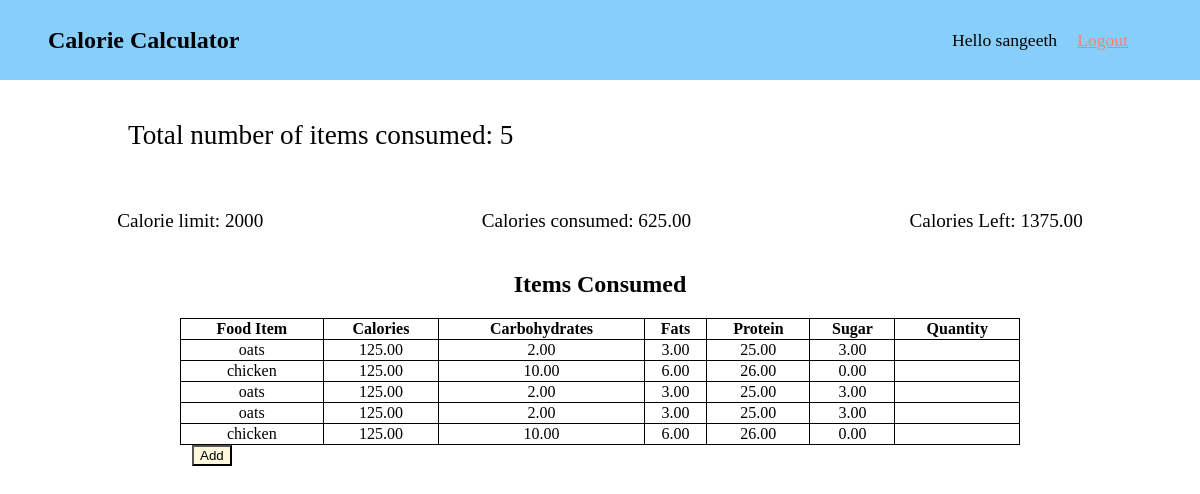
Screenshot of /homepage/ (signed in) with the database file from the repository.
### Fitfeed/models.py (models this page shows, shortened)
class Fooditems(models.Model):
    name = models.CharField(max_length=255, unique=True)
    calories = models.DecimalField(max_digits=5, decimal_places=2)
    category = models.ManyToManyField(Category)
    carbohydrates = models.DecimalField(max_digits=5, decimal_places=2)
    fats = models.DecimalField(max_digits=5, decimal_places=2)
    sugar = models.DecimalField(max_digits=5, decimal_places=2)
    protein = models.DecimalField(max_digits=5, decimal_places=2)

### Fitfeed/views.py (the view)
# urls.py: path('homepage/', HomepageView.as_view(), name='homepage'),
class HomepageView(View):
    @method_decorator(login_required(login_url=LOGIN_REDIRECT_URL))
    def get(self, request):
        return homepagelogic(request)

### Fitfeed/views.py (called while the page is built)
def homepagelogic(request):
    total_calories = 0
    items_consumed = 0
    calorie_limit = 2000
    total_fooditems = []
    fooditems = Consumeditems.objects.filter(user=request.user)
    for items in fooditems:
        fooditem = items.fooditem.all()
        for item in fooditem:
            total_fooditems.append(item)
            total_calories += item.calories
            items_consumed += 1
    calories_left = calorie_limit - total_calories
    context = {
        "user_name": request.user.username,
        "fooditems": total_fooditems,
        "total_calories": total_calories,
        "calories_left": calories_left,
        "items_consumed": items_consumed,
        "calorie_limit": calorie_limit,
    }
    return render(request, "Fitfeed/Frontpage.html", context)

### Fitfeed/templates/Fitfeed/Frontpage.html (shortened to what this page needs)
{% load static %}
<html lang="en">
<head>
    <link rel="stylesheet" type="text/css" href="{% static 'css/headerstatic.css' %}">
</head>
<body>
    {% include 'header.html' %}
    <p>Total number of items consumed: {{ items_consumed }}</p>
    <div id="calorie-description">
        <p class="calorie-desc">Calorie limit: {{ calorie_limit }}</p>
        <p class="calorie-desc">Calories consumed: {{ total_calories }}</p>
        <p class="calorie-desc">Calories Left: {{ calories_left }}</p>
    </div>
    <table align="center">
        <caption>
            <h2>Items Consumed</h2>
        </caption>
        <thead>
            <tr>
                <th>Food Item</th>
                <th>Calories</th>
                <th>Carbohydrates</th>
                <th>Fats</th>
                <th>Protein</th>
                <th>Sugar</th>
                <th>Quantity</th>
            </tr>
        </thead>
        <tbody>
            {% for item in fooditems %}
                <tr>
                    <td>{{item.name}}</td>
                    <td>{{item.calories}}</td>
                    <td>{{item.carbohydrates}}</td>
                    <td>{{item.fats}}</td>
                    <td>{{item.protein}}</td>
                    <td>{{item.sugar}}</td>
                    <td>{{item.quantity}}</td>
                </tr>
            {% endfor %}
        </tbody>
    </table>
    <form method="get" action="/availableitems/">
    <button type="submit">Add</button>
    </form>
</body>
</html>

### templates/header.html
<header>
        <div><h2>Calorie Calculator</h2></div>
        <div id="header-logout">
            <p> Hello {{user_name}}<a id="header-atag" href="{% url 'logout' %}">Logout</a></p>
        </div>
</header>

### static/css/headerstatic.css (style rules this page uses)
header { position: fixed; width: 90vw; top: 0; z-index: 2; left: 0; height: 10vh; display: flex; background: lightskyblue; justify-content: space-between; align-items: center; padding: 0 6vw 0 4vw; }
#header-logout { font-size: 1.1em; }
#header-atag { padding-left: 20px; color: salmon; }

### Fitfeed/templates/Fitfeed/Frontpage.html (style rules this page uses)
#calorie-description { display:flex; justify-content: space-around; }
table { width: 70vw; border: 1px solid black; border-collapse: collapse; }
body > p { margin: 15vh 0 5vh 10vw; font-size: 1.7em; }
.calorie-desc { font-size:1.2em; }
td, th { text-align: center; border: 0.5px solid black; }

### rows the page displays
Fooditems: name "oats", calories "125.00", carbohydrates "2.00", fats "3.00", protein "25.00", sugar "3.00"
Fooditems: name "chicken", calories "125.00", carbohydrates "10.00", fats "6.00", protein "26.00", sugar "0.00"

### other values shown
{{ user_name }} "sangeeth"
{{ items_consumed }} "5"
{{ calorie_limit }} "2000"
{{ total_calories }} "625.00"
{{ calories_left }} "1375.00"
